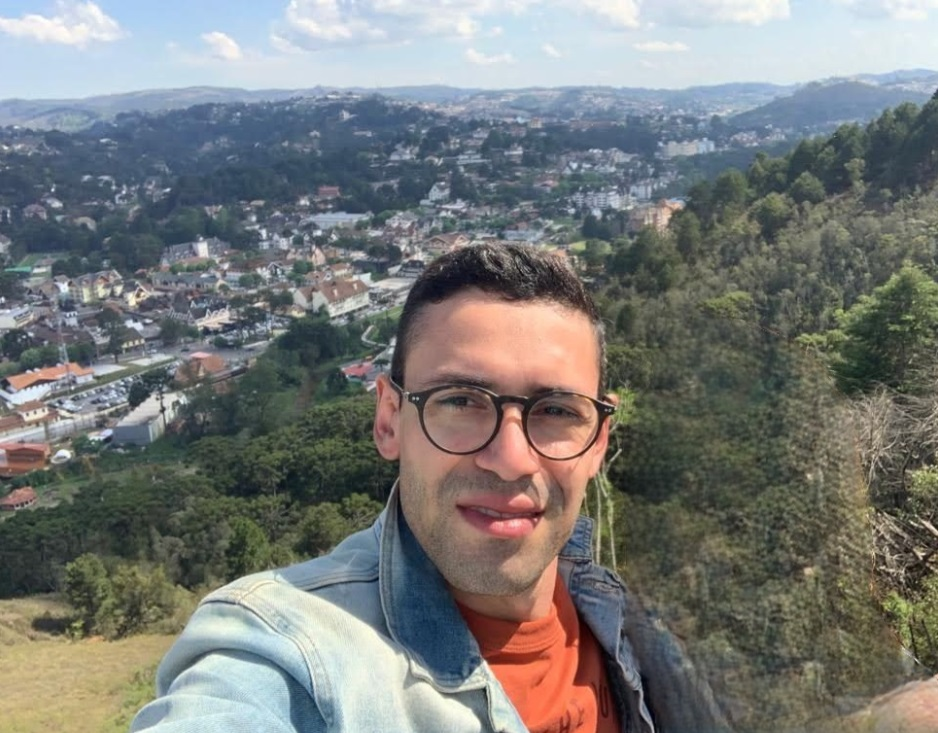
#> input picture files/foto_ccc.png, 938 x 733 px, found by its file name
$ jupyter execute --allow-errors 'Projeto_02_Introdução_ao_OpenCV_e_Operações_Básicas_e_Matemáticas_em_Imagens_2.ipynb'   (shell and % lines are left out)
#> lines starting #> are read from the running program, lines starting #| are printed output that depends on the picture
<a href="https://colab.research.google.com/github/cvs2010/computer_vision/blob/main/Projeto_02_Introdu%C3%A7%C3%A3o_ao_OpenCV_e_Opera%C3%A7%C3%B5es_B%C3%A1sicas_e_Matem%C3%A1ticas_em_Imagens_2.ipynb" target="_parent"></a>

<h1 style="color:blue; text-align:center;">Projeto 02: Introdução ao OpenCV e Operações Básicas e Matemáticas em Imagens 📚</h1>

<hr>

Conceitos básicos e muito importantes para manipulação de imagens, utilizando a biblioteca OpenCV.

<h2 style="color:green; text-align:center;">1. Visão Geral</h2>

Os principais tópicos que este notebook inclue:

- Fundamentos de imagem no OpenCV
- Conceitos de pixel, cores e canais
- O sistema de coordenadas no OpenCV
- Acessando e manipulando pixels no OpenCV
- BGR vs RGB

<h2 style="color:green; text-align:center;">2. Introdução ao OpenCV</h2>

OpenCV é uma biblioteca de programação em C++ com capacidades em tempo real. Como é escrita em C/C++ otimizado, a biblioteca pode se beneficiar do processamento multi-core. Uma introdução teórica sobre a biblioteca OpenCV é realizada na próxima seção.

A biblioteca OpenCV é popular por várias razões, incluindo:

- É uma biblioteca de visão computacional de código aberto
- É uma biblioteca específica para processamento de imagens
- Possui mais de 2.500 algoritmos otimizados, incluindo algoritmos de visão computacional de última geração
- Suporte para aprendizado de máquina e aprendizado profundo
- Possui interfaces para C++, Python, Java e MATLAB
- A biblioteca suporta Windows, Linux, Android e macOS

<h3 style="color:green;">Módulos do OpenCV</h3>

O OpenCV é dividido em vários módulos. Cada módulo pode ser entendido, em geral, como sendo dedicado a um grupo de problemas de visão computacional. Os principais módulos são brevemente descritos aqui.

<center>

</center>

- `core`: *Funcionalidade principal*. Este módulo define estruturas de dados básicas e também funções básicas usadas por todos os outros módulos na biblioteca.
- `imgproc`: *Processamento de imagens*. Um módulo de processamento de imagens que inclui filtragem de imagens, transformações geométricas de imagens, conversão de espaço de cores e histogramas.
- `imgcodecs`: *Codecs de imagem*. Leitura e escrita de arquivos de imagem.
- `videoio`: *E/S de vídeo*. Uma interface para captura de vídeo e codecs de vídeo.
- `highgui`: *GUI de alto nível*. Uma interface para capacidades de interface do usuário. Ele fornece uma interface para fazer facilmente o seguinte:
    - Criar e manipular janelas que podem exibir/mostrar imagens
    - Adicionar barras de rastreamento às janelas, comandos de teclado e manipular eventos do mouse
- `video`: *Análise de vídeo*. Um módulo de análise de vídeo incluindo algoritmos de subtração de fundo, estimativa de movimento e rastreamento de objetos.
- `calib3d`: *Calibração de câmera e reconstrução 3D*. Este módulo cobre algoritmos básicos de geometria de múltiplas visões, algoritmos de correspondência estéreo, estimativa de pose de objetos, calibração de uma única câmera e estéreo, e também reconstrução 3D.
- `features2d`: *Framework de recursos 2D*. Este módulo inclui detectores de recursos, descritores e correspondentes de descritores.
- `objdetect`: *Detecção de objetos*. Detecção de objetos e instâncias de classes pré-definidas (por exemplo, rostos, olhos, pessoas e carros).
- `dnn`: *Módulo de rede neural profunda (DNN)*. Este módulo contém o seguinte:
    - API para criação de novas camadas
    - Conjunto de camadas úteis integradas
    - API para construir e modificar redes neurais a partir de camadas
    - Funcionalidade para carregar modelos de redes serializadas de diferentes frameworks de aprendizado profundo
- `ml`: *Aprendizado de máquina*. A Biblioteca de Aprendizado de Máquina (MLL) é um conjunto de classes e métodos que podem ser usados para fins de classificação, regressão e agrupamento.
- `flann`: *Agrupamento e pesquisa em espaços multidimensionais*. Fast Library for Approximate Nearest Neighbors (FLANN) é uma coleção de algoritmos que são altamente adequados para pesquisas rápidas de vizinhos mais próximos.
- `photo`: *Fotografia computacional*. Este módulo implementa um pipeline de junção que realiza a junção automática de imagens panorâmicas.
- `stitching`: *Junção de imagens*. Este módulo implementa um pipeline de junção que realiza a junção automática de imagens panorâmicas.
- `shape`: *Distância e correspondência de formas*. Este módulo pode ser usado para correspondência de formas, recuperação ou comparação.
- `superres`: *Super-resolução*. Este módulo contém um conjunto de classes e métodos que podem ser usados para aprimoramento de resolução.
- `videostab`: *Estabilização de vídeo*. Este módulo contém um conjunto de classes e métodos para estabilização de vídeo.
- `viz`: *Visualizador 3D*. Este módulo é usado para exibir widgets que fornecem vários métodos para interagir com cenas e widgets.

<h2 style="color:green; text-align:center;">3. Mão à Obra</h2>

Bibliotecas necessárias para nossa análise. As bibliotecas a serem importadas são:

- **cv2**: Usada para manipulação de imagem e vídeo.
- **matplotlib**: Usada para visualização de dados e imagens.
- **numpy**: Usada para computação científica e manipulação de arrays.

E finalmente, usamos `%matplotlib inline` para garantir que todos os gráficos e imagens sejam exibidos diretamente no notebook em vez de serem exibidos em uma nova janela, `matplotlib.rcParams['figure.figsize'] = (5.0, 5.0)` para configurar o tamanho padrão das figuras geradas pela biblioteca Matplotlib, e `matplotlib.rcParams['image.cmap'] = 'gray'` para configurar o mapa de cores padrão usado pela biblioteca Matplotlib para 'gray'.

<div class="alert alert-success">
Um mapa de cores é uma forma de mapear intensidades de dados para cores visuais, e o mapa `gray` é um mapa de cores em tons de cinza.
</div>

<h3 style="color:green;">Carregando Imagens com OpenCV</h3>

Vamos começar lendo uma imagem do disco usando a função `imread` do OpenCV. A sintaxe para isso em Python e C++ é a seguinte:

Esses comandos abaixo carregam a imagem especificada do disco para a memória. No caso do Python, a imagem é armazenada como um objeto NumPy multidimensional, enquanto no C++ ela é armazenada como um objeto `Mat`.

```python
# Python
img = cv2.imread("image.png", cv2.IMREAD_COLOR)
```

```c++
// C++
Mat img = imread("image.png", IMREAD_COLOR);
```

Aqui, o primeiro argumento é o nome da imagem que você deseja ler. O segundo argumento é um sinalizador opcional que poderia ser qualquer um dos seguintes métodos para a leitura de imagens:

- `cv2.IMREAD_COLOR`: Carrega uma imagem colorida. Qualquer transparência da imagem será ignorada. Este é o sinalizador padrão.
- `cv2.IMREAD_GRAYSCALE`: Carrega a imagem em modo de escala de cinza.
- `cv2.IMREAD_UNCHANGED`: Carrega a imagem como tal, incluindo o canal alfa.

A função `imread` retorna uma matriz multi-dimensional que contém os valores de intensidade de pixel da imagem. Para obter uma compreensão completa da função `imread` e suas diversas opções, você pode consultar a [documentação oficial do OpenCV](https://docs.opencv.org/4.7.0/d4/da8/group__imgcodecs.html#ga288b8b3da0892bd651fce07b3bbd3a56).

[cell 1]
# importar bibliotecas
import cv2
import matplotlib.pyplot as plt
import urllib.request
import numpy as np
import matplotlib
import requests
import os

matplotlib.rcParams['figure.figsize'] = (6.0, 6.0)
matplotlib.rcParams['image.cmap'] = 'gray'

<center>

</center>

Carregando a imagem c_cinza no pool do notebook

[cell 2]
url = "https://github.com/cvs2010/computer_vision/blob/main/files/c_cinza.png?raw=true"

#> (the rest of this cell did not finish here and is left out)

Lendo o conteúdo da imagem

[cell 3]
letra_c = cv2.imread("/content/c_cinza.png", 0)
print(letra_c)
#| None

### Propriedades da Imagem

#> (a cell that did not finish here is left out)

<div class="alert alert-success">
No OpenCV, o tamanho é representado como uma tupla de $\text{largura } x \text{ altura}$ ou $\text{#colunas } x \text{ #linhas}$. Mas no NumPy, o método shape retorna o tamanho como uma tupla de $\text{altura } x \text{ largura}$.
</div>

### Manipulando Pixels [linha, coluna]

#> (a cell that did not finish here is left out)

#> (a cell that did not finish here is left out)

#> (a cell that did not finish here is left out)

#> (a cell that did not finish here is left out)

[cell 9]
# Criando uma nova figura para exibir as imagens
plt.figure(figsize=[5, 5])

# Exibindo a imagem original
# Lembre-se de que o OpenCV carrega imagens no formato BGR, então precisamos inverter os canais para exibir corretamente
plt.subplot(121) # subplot(linha, coluna, posição) = (221) linha 1 coluna 2, subplot número 1
#> (the rest of this cell did not finish here and is left out)

A biblioteca matplotlib do Python não respeita automaticamente a escala da imagem original quando plota uma região de interesse (ROI, Region of Interest). Para manter a escala original, é preciso especificar explicitamente o tamanho da imagem usando a função figsize quando você cria sua figura.

#> (a cell that did not finish here is left out)

### Dividindo e Mesclando Canais

[cell 11]
url = "https://github.com/cvs2010/computer_vision/blob/main/files/foto_ccc.png?raw=true"

response = requests.get(url)
response.raise_for_status()

with open('/content/foto_ccc.png', 'wb') as file:
    file.write(response.content)

[cell 12]
img = cv2.imread("/content/foto_ccc.png")
#> img is the input picture: shape (733, 938, 3); mean B, G, R 120.5, 122.5, 120.8

É importante entender o que estamos prestes a fazer. Vamos usar o método `plt.imshow(img)`. Este método é parte da biblioteca *matplotlib*, e é usado para plotar a imagem.

Vale ressaltar que o método `plt.imshow()` espera que a imagem seja no formato RGB, mas a biblioteca *OpenCV* carrega imagens no formato BGR. Portanto, se você estiver carregando sua imagem usando *OpenCV*, será necessário converter os canais de cores de BGR para RGB antes de plotar a imagem. No entanto, neste exemplo, estamos plotando a imagem sem fazer essa conversão.

[cell 13]
plt.imshow(img);

Novamente, vamos nos preparar para a próxima linha de código. Agora, utilizaremos `plt.imshow(img[...,::-1])`. O que estamos fazendo aqui é inverter a ordem dos canais de cores da imagem. Lembre-se que mencionamos anteriormente que *OpenCV* carrega as imagens no formato BGR, enquanto métodos como `plt.imshow()` esperam que a imagem esteja no formato RGB.

O trecho `[...,::-1]` é uma operação de fatiamento em Python que inverte a ordem dos canais. Em termos simples, estamos convertendo a imagem de BGR para RGB.

[cell 14]
plt.imshow(img[...,::-1])

No próximo trecho de código, estamos fazendo várias coisas:

1. Estamos dividindo a imagem em seus canais de cores separados com `b, g, r = cv2.split(img)`. Isso nos dá três imagens em escala de cinza, cada uma representando a quantidade de azul, verde e vermelho, respectivamente, em cada pixel da imagem.

2. Em seguida, usamos `plt.figure(figsize=[20,5])` para criar uma nova figura com um tamanho específico.

3. Com `plt.subplot()`, estamos criando vários subgráficos na mesma figura. Cada subplot exibirá uma das imagens de canal de cor que criamos anteriormente, bem como a imagem original invertida em RGB.

[cell 15]
# Dividindo a imagem em seus respectivos canais de cor.
b, g, r = cv2.split(img)
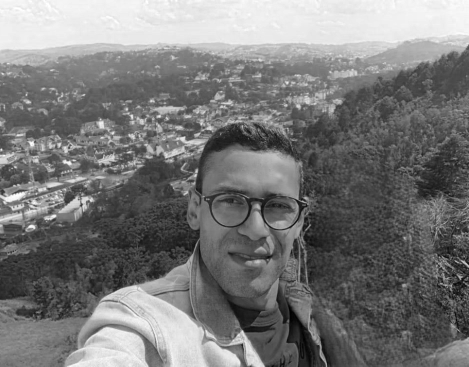
#> b: shape (733, 938) (shown at 1/2 size); min 0, max 255, mean 120.5
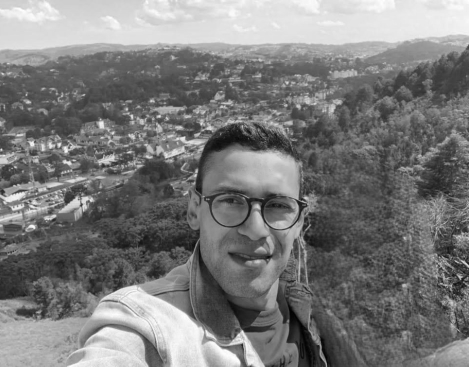
#> g: shape (733, 938) (shown at 1/2 size); min 0, max 255, mean 122.5
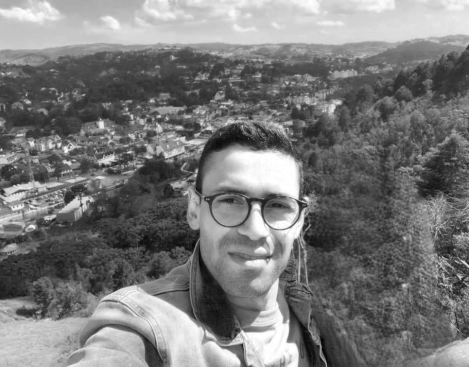
#> r: shape (733, 938) (shown at 1/2 size); min 0, max 255, mean 120.8

# Criando uma nova figura com tamanho específico.
plt.figure(figsize=[20,5])

plt.subplot(141);plt.imshow(r);plt.title('Canal Vermelho')
plt.subplot(142);plt.imshow(g);plt.title('Canal Verde')
plt.subplot(143);plt.imshow(b);plt.title('Canal Azul')

# realizando o merge dos canais
img_merged = cv2.merge((b, g, r))

# plots com canais separados e imagem final composta
plt.subplot(144);plt.imshow(img_merged[...,::-1]);plt.title('Imagem RGB')
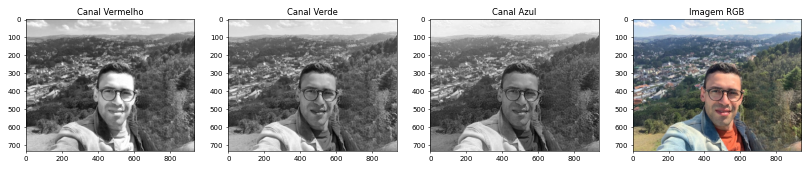
#> figure drawn by matplotlib, 4 panels

No exemplo anterior, carregamos uma imagem sem transparência. Como você viu, ao executar `img.shape` houve apenas 3 canais. Agora, vamos lidar com um tipo diferente de imagem **- uma imagem PNG que contém um canal alfa de transparência.** Quando carregamos essa imagem com `cv2.imread()`, passando `-1` como segundo argumento para garantir que todos os canais (incluindo o alfa) sejam carregados, notamos que a função `img.shape` retorna 4 canais.

Isso acontece porque as imagens PNG podem conter um quarto canal, o canal alfa. Este canal adiciona informações de transparência à imagem, permitindo que certos pixels da imagem sejam parcial ou totalmente transparentes.

Dessa forma, ao manipular ou visualizar este tipo de imagem, é importante levar em consideração este quarto canal. Veja como temos que fazer:

1. `ushuaia_bgr = ushuaia[:,:,0:3]` e `ushuaia_alpha = ushuaia[:,:,3]` separam a imagem original em seus canais de cor (BGR) e canal alfa. O canal alfa é uma camada de imagem que controla a transparência de cada pixel da imagem.

2. `blank_image = np.zeros(ushuaia_bgr.shape, dtype=np.uint8)` cria uma imagem totalmente preta com as mesmas dimensões da imagem original. Esta imagem será usada como base para aplicar a máscara alfa.

3. `ushuaia_bgr_masked = cv2.bitwise_and(ushuaia_bgr, ushuaia_bgr, mask=ushuaia_alpha)` aplica a máscara alfa à imagem BGR. A função `cv2.bitwise_and()` realiza uma operação AND bit a bit entre a imagem BGR e ela mesma, mas considerando apenas os pixels onde a máscara alfa é diferente de zero. Isso efetivamente "aplica" a transparência da máscara alfa à imagem BGR.

4. Finalmente, `plt.imshow(ushuaia_bgr_masked[:,:,::-1])` e `plt.imshow(ushuaia_alpha, cmap='gray')` exibem a imagem BGR com a máscara alfa aplicada e o canal alfa isolado, respectivamente. Note que `[...,::-1]` é usado para converter a imagem de BGR para RGB para exibição correta.

[cell 16]
import numpy as np

url = "https://github.com/cvs2010/computer_vision/blob/main/files/foto_ccc_s_fundo.png?raw=true"

response = requests.get(url)
response.raise_for_status()

with open('/content/foto_ccc_s_fundo.png', 'wb') as file:
    file.write(response.content)

# carregar imagem com canal alpha
ushuaia = cv2.imread('/content/foto_ccc_s_fundo.png', -1)
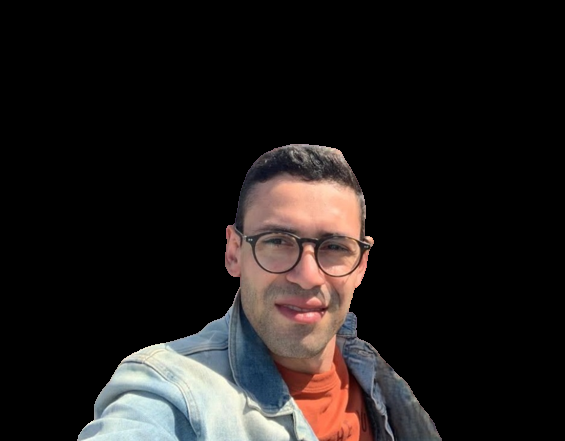
#> input picture files/foto_ccc_s_fundo.png, 565 x 441 px, found by its file name
#> ushuaia is the input picture: shape (441, 565, 4); mean B, G, R, A 27, 28.1, 32.2, 55.2

# Sua imagem BGR e canal alfa
ushuaia_bgr = ushuaia[:,:,0:3]
ushuaia_alpha = ushuaia[:,:,3]
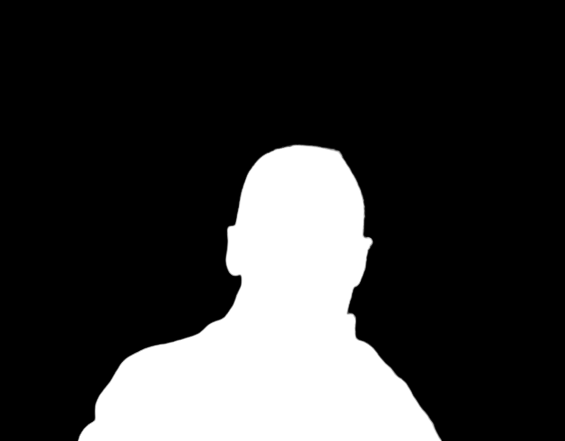
#> ushuaia_alpha: shape (441, 565); min 0, max 255, mean 55.2

# Criar uma imagem em branco com o mesmo tamanho que a imagem original
blank_image = np.zeros(ushuaia_bgr.shape, dtype=np.uint8)

# Aplicar a máscara alfa à imagem BGR
ushuaia_bgr_masked = cv2.bitwise_and(ushuaia_bgr, ushuaia_bgr, mask=ushuaia_alpha)

# Exibir a imagem BGR com a máscara alfa aplicada
plt.figure(figsize=[15,15])
plt.subplot(121);plt.imshow(ushuaia_bgr_masked[:,:,::-1]);
plt.subplot(122);plt.imshow(ushuaia_alpha, cmap='gray');
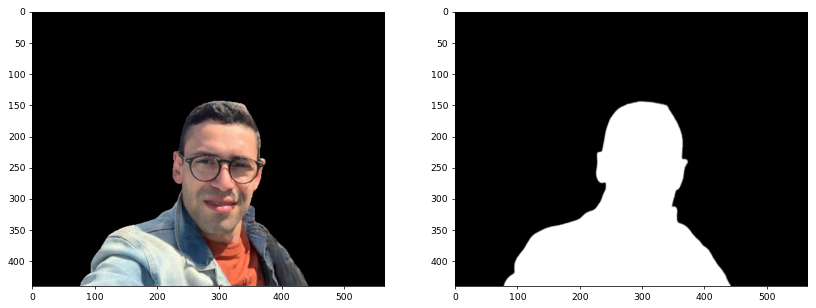
#> figure drawn by matplotlib, 2 panels

[cell 17]
ushuaia[:, :, 3].shape

[cell 18]
ushuaia

### Operações Básicas e Matemáticas em Imagens

Nesta seção, abordaremos conceitos e operações fundamentais que são frequentemente utilizados ao trabalhar com imagens digitais. Os tópicos que vamos cobrir incluem:

1. **Conversão de tipos de dados (Datatype Conversion)**: Aprenderemos como converter imagens de um tipo de dado para outro, como de inteiro (`int`) para ponto flutuante (`float`). Este é um passo crucial em muitos algoritmos de processamento de imagem, pois diferentes operações requerem diferentes tipos de dados.

2. **Aprimoramento de Contraste (Contraste Enhancement)**: O contraste de uma imagem se refere à diferença de luminosidade ou cor que torna um objeto (ou sua representação em uma imagem) distinguível. Aqui, veremos como modificar o contraste de uma imagem para tornar os detalhes mais visíveis.

3. **Aprimoramento de Brilho (Brightness Enhancement)**: Brilho é uma percepção subjetiva causada pela luminância de uma fonte de luz. O aprimoramento do brilho é uma operação comum de pós-processamento para melhorar a qualidade visual de uma imagem.

Ao longo deste Notebook, iremos explorar estas operações utilizando exemplos práticos e exercícios interativos. Nosso objetivo é fornecer uma compreensão sólida desses conceitos fundamentais, que servirão como base para tópicos mais avançados em visão computacional e processamento de imagem.

No próximo trecho de código, vamos explorar uma técnica simples, mas eficaz, para melhorar o contraste de uma imagem. O contraste de uma imagem é a diferença na cor e brilho entre os diferentes componentes da imagem. Uma imagem com bom contraste tem diferenças claras entre as cores e tons, enquanto uma imagem com contraste pobre pode parecer maçante e sem vida.

Primeiro, carregamos a imagem usando a função `cv2.imread()`. Em seguida, definimos um fator de escala de intensidade, `intensity_scaling`, que será usado para modificar a intensidade de cada pixel da imagem. Neste caso, escolhemos um valor de 1.5, o que significa que a intensidade de cada pixel será aumentada em 50%.

Multiplicamos a imagem original pelo nosso fator de escala de intensidade para criar uma nova imagem, `image_contrast`, onde a intensidade de cada pixel foi aumentada.

No entanto, como a intensidade de um pixel não pode ser maior do que 255 em uma imagem de 8 bits, usamos a função `np.clip()` para garantir que todos os valores de pixel na imagem ajustada estejam no intervalo válido [0, 255].

Por fim, convertemos a imagem resultante de volta para um tipo de dado inteiro de 8 bits usando `np.uint8()`. Isto é necessário porque as operações de multiplicação e clip podem ter alterado o tipo de dado da imagem.

[cell 19]
# Carregar a imagem usando a função imread() do OpenCV
image = cv2.imread(os.path.join("/content/foto_ccc.png"))

# Imprimir o tipo de dado da imagem original
print("Tipo de dado da imagem original:", image.dtype)
#| Tipo de dado da imagem original: uint8

# Definir o fator de escala de intensidade
intensity_scaling = 1.5

# Melhorar o contraste da imagem, multiplicando cada pixel pelo fator de escala
image_contrast = intensity_scaling * image

# Garantir que todos os valores de pixel estejam no intervalo válido [0, 255]
image_contrast = np.clip(image_contrast, 0, 255)
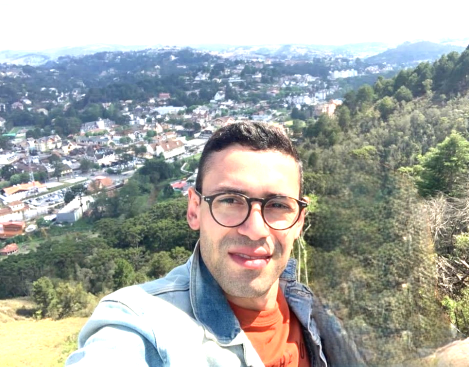
#> image_contrast: shape (733, 938, 3) float64 (shown at 1/2 size); mean B, G, R 163.9, 169.1, 166.2

# Imprimir o tipo de dado da imagem após a operação de contraste
print("Tipo de dado da imagem após a operação de contraste:", image_contrast.dtype)
#| Tipo de dado da imagem após a operação de contraste: float64

# Converter a imagem resultante de volta para um tipo de dado inteiro de 8 bits
image_contrast = np.uint8(image_contrast)

# Imprimir o tipo de dado da imagem após a conversão para uint8
print("Tipo de dado da imagem após a conversão para uint8:", image_contrast.dtype)
#| Tipo de dado da imagem após a conversão para uint8: uint8

Agora que temos nossa imagem original e a imagem com contraste ajustado, é útil visualizar as duas lado a lado para comparar o efeito do ajuste de contraste.

[cell 20]
# Criando uma nova figura para exibir as imagens
plt.figure(figsize=[10, 10])

# Exibindo a imagem original
# Lembre-se de que o OpenCV carrega imagens no formato BGR, então precisamos inverter os canais para exibir corretamente
plt.subplot(121)
plt.imshow(image[:,:,::-1])
plt.title('Imagem Original')

# Exibindo a imagem com contraste ajustado
plt.subplot(122)
plt.imshow(image_contrast[:,:,::-1])
plt.title('Imagem com Contraste Ajustado')

plt.show()
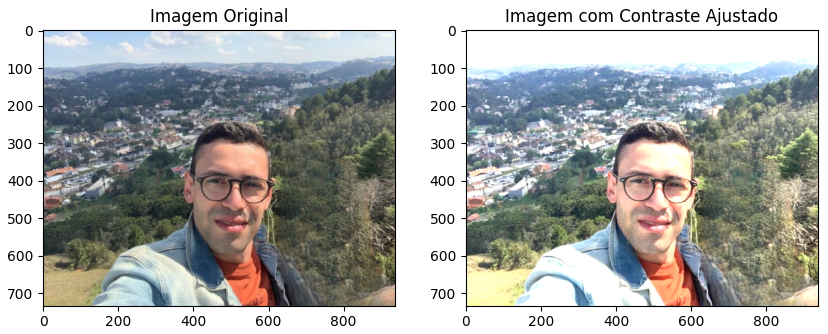
#> figure drawn by matplotlib, 2 panels
